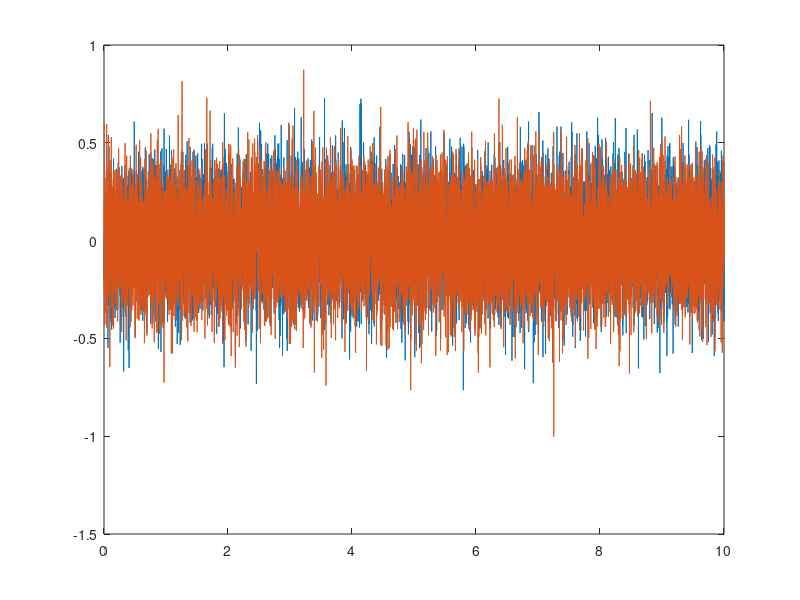

MATLAB code to generate this figure: (Note: this script raises an error after producing the figure.)
function audioMain(dataPlotOrAxis)
%AUDIOMAIN Summary of this function goes here
%   Detailed explanation goes here

if nargin == 0 % test
    Fs = 1000;
    T = (0:10*Fs) / Fs;
    X = 0.2 * randn(2, length(T));
    ax = axes(figure);
    dataPlotOrAxis = plot(ax, T, X);
end


%% data
plts = findLinesMenu(dataPlotOrAxis, 'Audio data selection menu');

if isempty(plts)
    warning('no line selected');
    return
end

%% audio
audioPlayer(plts);


end
